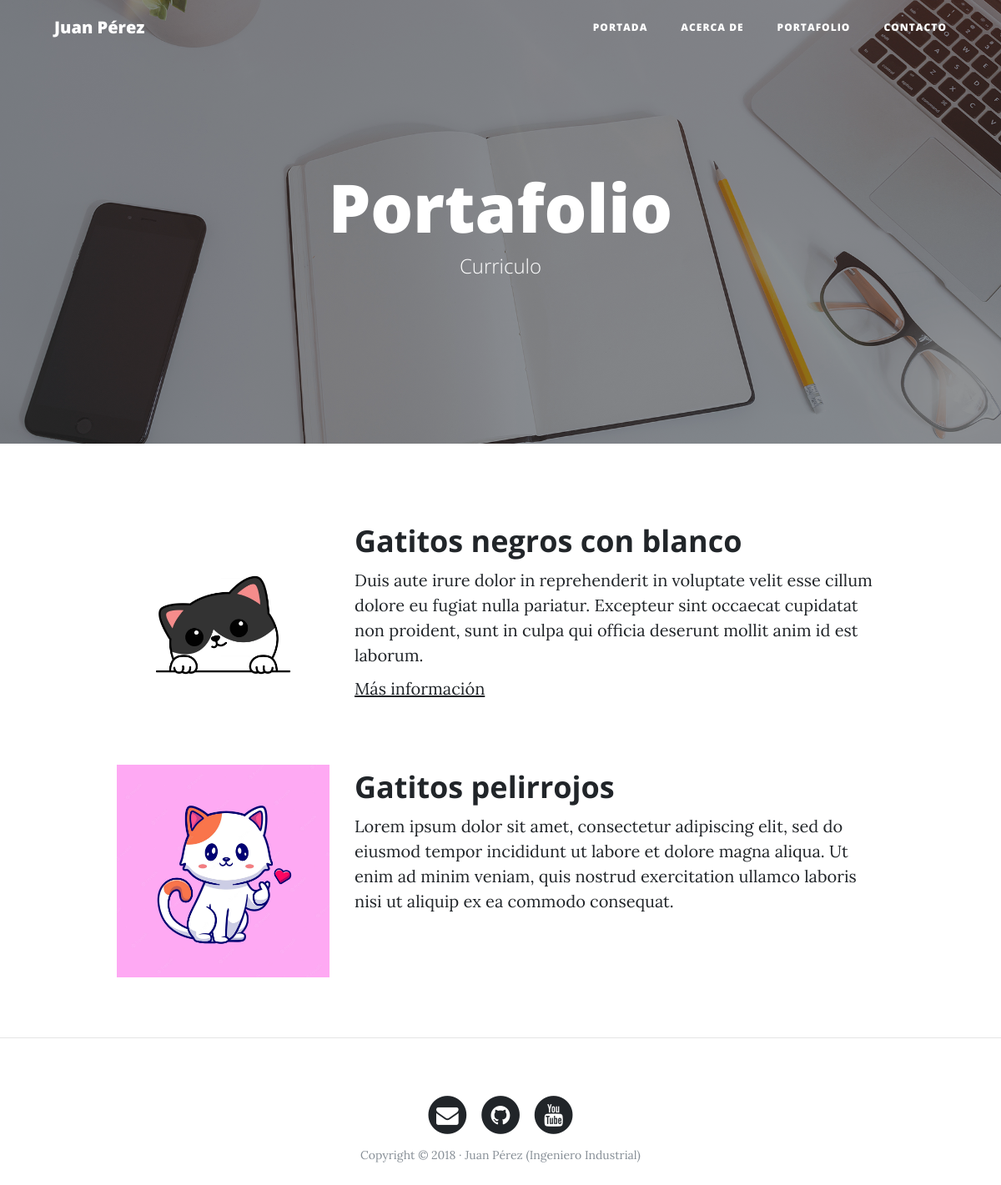
The page /portfolio/ on the database its author committed.
### portfolio/models.py (models this page shows, shortened)
class Project(models.Model):
    title = models.CharField(max_length=200, verbose_name="Título")  # Campo de caracteres
    decription = models.TextField(verbose_name="Descripción")  # Campo de texto
    image = models.ImageField(verbose_name="Imagen", upload_to='projects')  # Campo de imagenes
    link = models.URLField(null=False,blank=True, verbose_name="Dirección Web")
    created = models.DateTimeField(auto_now_add=True,verbose_name="Fecha de creación")  # Se ejecuna la primera vez que se crea
    updated = models.DateTimeField(auto_now=True,verbose_name="Fecha de actualización")  # Se ejecuata cada que se actualiza una instancia
    class Meta:
        verbose_name = "proyecto"  # Nombre de la tabla
        verbose_name_plural = "proyectos"  # Nombre de la tabla en plural
        ordering = ["-created"]  # Columna por la cual se ordenara la información, el - indica que es al reves

### portfolio/views.py (the view)
# urls.py: path('portfolio/',portfolio_views.portfolio, name="portfolio"),
def portfolio(request):
    kw = {'projects': Project.objects.all()}  # Devuelve toda la lista de proyectos
    return render(request, "portfolio/portfolio.html",kw)

### portfolio/templates/portfolio/portfolio.html (shortened to what this page needs)
{% extends 'core/base.html' %}
{% block background %}{% load static %}{% static 'core/img/portfolio-bg.jpg' %}{% endblock %}
{% block headercontent %}
    <h1>Portafolio</h1>
    <span class="subheading">Curriculo</span>
{% endblock %}
{% block content %}
    {% for project in projects %}
	      <div class="row project">
	      	<div class="col-lg-3 col-md-4 offset-lg-1">
			      <img class="img-fluid" src="{{ project.image.url }}" alt="">
	      	</div>
	        <div class="col-lg-7 col-md-8">
	      		<h2 class="section-heading title">{{ project.title }}</h2>
	          <p>{{ project.decription }}</p>
                {% if project.link %}
	            <p><a href="{{ project.link }}">Más información</a></p>
                {% endif %}
	      	</div>
	      </div>
    {% endfor %}
{% endblock %}

### rows shown on the page
Project: image (picture), title "Gatitos negros con blanco", decription "Duis aute irure dolor in reprehenderit in voluptate velit esse cillum dolore eu fugiat nulla pariatur. Excepteur sint occaecat cupidatat non proident, sunt in culpa qui officia deserunt mollit anim id est laborum."
Project: image (picture), title "Gatitos pelirrojos", decription "Lorem ipsum dolor sit amet, consectetur adipiscing elit, sed do eiusmod tempor incididunt ut labore et dolore magna aliqua. Ut enim ad minim veniam, quis nostrud exercitation ullamco laboris nisi ut aliquip ex ea commodo consequat."
